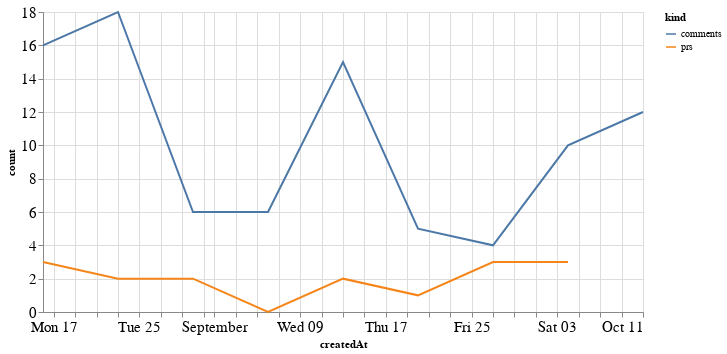

This figure's notebook cell:
### Code cell
alt.Chart(total_time, width=600).mark_line().encode(
    x='createdAt',
    y='count',
    color='kind'
)

### Figure 1 — Vega-Lite specification as saved in the notebook (floating-point values rounded to 4 significant figures)
{"config": {"axisLeft": {"labelFontSize": 15}, "axisBottom": {"labelFontSize": 15}}, "data": {"name": "data-17e0d2cd47a8c0d61d2ab883d143b960"}, "mark": "line", "encoding": {"color": {"type": "nominal", "field": "kind"}, "x": {"type": "temporal", "field": "createdAt"}, "y": {"type": "quantitative", "field": "count"}}, "width": 600, "$schema": "https://vega.github.io/schema/vega-lite/v4.8.1.json", "datasets": {"data-17e0d2cd47a8c0d61d2ab883d143b960": [{"createdAt": "2020-08-16T00:00:00", "kind": "prs", "count": 3.0}, {"createdAt": "2020-08-23T00:00:00", "kind": "prs", "count": 2.0}, {"createdAt": "2020-08-30T00:00:00", "kind": "prs", "count": 2.0}, {"createdAt": "2020-09-06T00:00:00", "kind": "prs", "count": 0.0}, {"createdAt": "2020-09-13T00:00:00", "kind": "prs", "count": 2.0}, {"createdAt": "2020-09-20T00:00:00", "kind": "prs", "count": 1.0}, {"createdAt": "2020-09-27T00:00:00", "kind": "prs", "count": 3.0}, {"createdAt": "2020-10-04T00:00:00", "kind": "prs", "count": 3.0}, {"createdAt": "2020-10-11T00:00:00", "kind": "prs", "count": null}, {"createdAt": "2020-08-16T00:00:00", "kind": "comments", "count": 16.0}, {"createdAt": "2020-08-23T00:00:00", "kind": "comments", "count": 18.0}, {"createdAt": "2020-08-30T00:00:00", "kind": "comments", "count": 6.0}, {"createdAt": "2020-09-06T00:00:00", "kind": "comments", "count": 6.0}, {"createdAt": "2020-09-13T00:00:00", "kind": "comments", "count": 15.0}, {"createdAt": "2020-09-20T00:00:00", "kind": "comments", "count": 5.0}, {"createdAt": "2020-09-27T00:00:00", "kind": "comments", "count": 4.0}, {"createdAt": "2020-10-04T00:00:00", "kind": "comments", "count": 10.0}, {"createdAt": "2020-10-11T00:00:00", "kind": "comments", "count": 12.0}]}}
